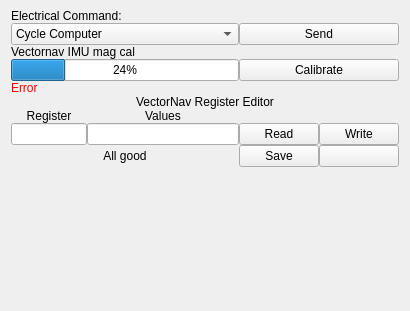
<?xml version="1.0" encoding="UTF-8"?>
<ui version="4.0">
 <class>ElectricalPanel</class>
 <widget class="QWidget" name="ElectricalPanel">
  <property name="geometry">
   <rect>
    <x>0</x>
    <y>0</y>
    <width>410</width>
    <height>311</height>
   </rect>
  </property>
  <property name="sizePolicy">
   <sizepolicy hsizetype="Preferred" vsizetype="Preferred">
    <horstretch>0</horstretch>
    <verstretch>0</verstretch>
   </sizepolicy>
  </property>
  <property name="windowTitle">
   <string>Form</string>
  </property>
  <layout class="QVBoxLayout" name="verticalLayout">
   <property name="spacing">
    <number>0</number>
   </property>
   <property name="topMargin">
    <number>9</number>
   </property>
   <item>
    <layout class="QGridLayout" name="gridLayout">
     <item row="4" column="1">
      <widget class="QPushButton" name="magCalSend">
       <property name="text">
        <string>Calibrate</string>
       </property>
      </widget>
     </item>
     <item row="9" column="0">
      <layout class="QHBoxLayout" name="textboxLayout">
       <item>
        <widget class="QLineEdit" name="registerNum">
         <property name="sizePolicy">
          <sizepolicy hsizetype="Expanding" vsizetype="Fixed">
           <horstretch>1</horstretch>
           <verstretch>0</verstretch>
          </sizepolicy>
         </property>
        </widget>
       </item>
       <item>
        <widget class="QLineEdit" name="registerData">
         <property name="sizePolicy">
          <sizepolicy hsizetype="Expanding" vsizetype="Fixed">
           <horstretch>2</horstretch>
           <verstretch>0</verstretch>
          </sizepolicy>
         </property>
         <property name="minimumSize">
          <size>
           <width>148</width>
           <height>0</height>
          </size>
         </property>
        </widget>
       </item>
      </layout>
     </item>
     <item row="13" column="0">
      <spacer name="verticalSpacer">
       <property name="orientation">
        <enum>Qt::Vertical</enum>
       </property>
       <property name="sizeHint" stdset="0">
        <size>
         <width>20</width>
         <height>40</height>
        </size>
       </property>
      </spacer>
     </item>
     <item row="8" column="0">
      <layout class="QHBoxLayout" name="labelLayout">
       <item>
        <widget class="QLabel" name="valuesTxt">
         <property name="sizePolicy">
          <sizepolicy hsizetype="Preferred" vsizetype="Preferred">
           <horstretch>1</horstretch>
           <verstretch>0</verstretch>
          </sizepolicy>
         </property>
         <property name="text">
          <string>Register</string>
         </property>
         <property name="alignment">
          <set>Qt::AlignCenter</set>
         </property>
        </widget>
       </item>
       <item>
        <widget class="QLabel" name="registerTxt">
         <property name="sizePolicy">
          <sizepolicy hsizetype="Preferred" vsizetype="Preferred">
           <horstretch>2</horstretch>
           <verstretch>0</verstretch>
          </sizepolicy>
         </property>
         <property name="text">
          <string>Values</string>
         </property>
         <property name="alignment">
          <set>Qt::AlignCenter</set>
         </property>
        </widget>
       </item>
      </layout>
     </item>
     <item row="1" column="0">
      <widget class="QComboBox" name="commandSelect">
       <property name="sizePolicy">
        <sizepolicy hsizetype="Expanding" vsizetype="Fixed">
         <horstretch>0</horstretch>
         <verstretch>0</verstretch>
        </sizepolicy>
       </property>
       <property name="currentIndex">
        <number>0</number>
       </property>
       <item>
        <property name="text">
         <string>Cycle Computer</string>
        </property>
       </item>
       <item>
        <property name="text">
         <string>Cycle Acoustics</string>
        </property>
       </item>
       <item>
        <property name="text">
         <string>Kill Acoustics</string>
        </property>
       </item>
       <item>
        <property name="text">
         <string>Cycle Robot</string>
        </property>
       </item>
       <item>
        <property name="text">
         <string>Kill Robot Power</string>
        </property>
       </item>
       <item>
        <property name="text">
         <string>Enable Fans</string>
        </property>
       </item>
       <item>
        <property name="text">
         <string>Disable Fans</string>
        </property>
       </item>
       <item>
        <property name="text">
         <string>Clear Depth</string>
        </property>
       </item>
       <item>
        <property name="text">
         <string>Disable LEDs</string>
        </property>
       </item>
       <item>
        <property name="text">
         <string>Enable LEDs</string>
        </property>
       </item>
       <item>
        <property name="text">
         <string>Cycle IMU</string>
        </property>
       </item>
      </widget>
     </item>
     <item row="11" column="0">
      <spacer name="verticalSpacer_2">
       <property name="orientation">
        <enum>Qt::Vertical</enum>
       </property>
       <property name="sizeType">
        <enum>QSizePolicy::Minimum</enum>
       </property>
       <property name="sizeHint" stdset="0">
        <size>
         <width>20</width>
         <height>40</height>
        </size>
       </property>
      </spacer>
     </item>
     <item row="0" column="0" colspan="2">
      <widget class="QLabel" name="label">
       <property name="text">
        <string>Electrical Command:</string>
       </property>
      </widget>
     </item>
     <item row="6" column="0">
      <widget class="QLabel" name="errLabel">
       <property name="enabled">
        <bool>false</bool>
       </property>
       <property name="sizePolicy">
        <sizepolicy hsizetype="Expanding" vsizetype="Preferred">
         <horstretch>0</horstretch>
         <verstretch>0</verstretch>
        </sizepolicy>
       </property>
       <property name="styleSheet">
        <string notr="true">color: red;</string>
       </property>
       <property name="text">
        <string>Error</string>
       </property>
      </widget>
     </item>
     <item row="9" column="1">
      <layout class="QHBoxLayout" name="buttonLayout">
       <item>
        <widget class="QPushButton" name="imuRead">
         <property name="text">
          <string>Read</string>
         </property>
        </widget>
       </item>
       <item>
        <widget class="QPushButton" name="imuWrite">
         <property name="text">
          <string>Write</string>
         </property>
        </widget>
       </item>
      </layout>
     </item>
     <item row="7" column="0" colspan="2">
      <widget class="QLabel" name="label_3">
       <property name="text">
        <string>VectorNav Register Editor</string>
       </property>
       <property name="alignment">
        <set>Qt::AlignCenter</set>
       </property>
      </widget>
     </item>
     <item row="4" column="0">
      <widget class="QProgressBar" name="calibProgress">
       <property name="value">
        <number>24</number>
       </property>
      </widget>
     </item>
     <item row="2" column="0">
      <widget class="QLabel" name="label_2">
       <property name="text">
        <string>Vectornav IMU mag cal</string>
       </property>
      </widget>
     </item>
     <item row="1" column="1">
      <widget class="QPushButton" name="commandSend">
       <property name="text">
        <string>Send</string>
       </property>
      </widget>
     </item>
     <item row="10" column="1">
      <layout class="QHBoxLayout" name="horizontalLayout_2">
       <item>
        <widget class="QPushButton" name="imuWriteSettings">
         <property name="text">
          <string>Save</string>
         </property>
        </widget>
       </item>
       <item>
        <widget class="QPushButton" name="imuRestart">
         <property name="text">
          <string/>
         </property>
        </widget>
       </item>
      </layout>
     </item>
     <item row="10" column="0">
      <widget class="QLabel" name="imuStatusLabel">
       <property name="text">
        <string>All good</string>
       </property>
       <property name="alignment">
        <set>Qt::AlignCenter</set>
       </property>
      </widget>
     </item>
    </layout>
   </item>
  </layout>
 </widget>
 <resources/>
 <connections/>
</ui>
